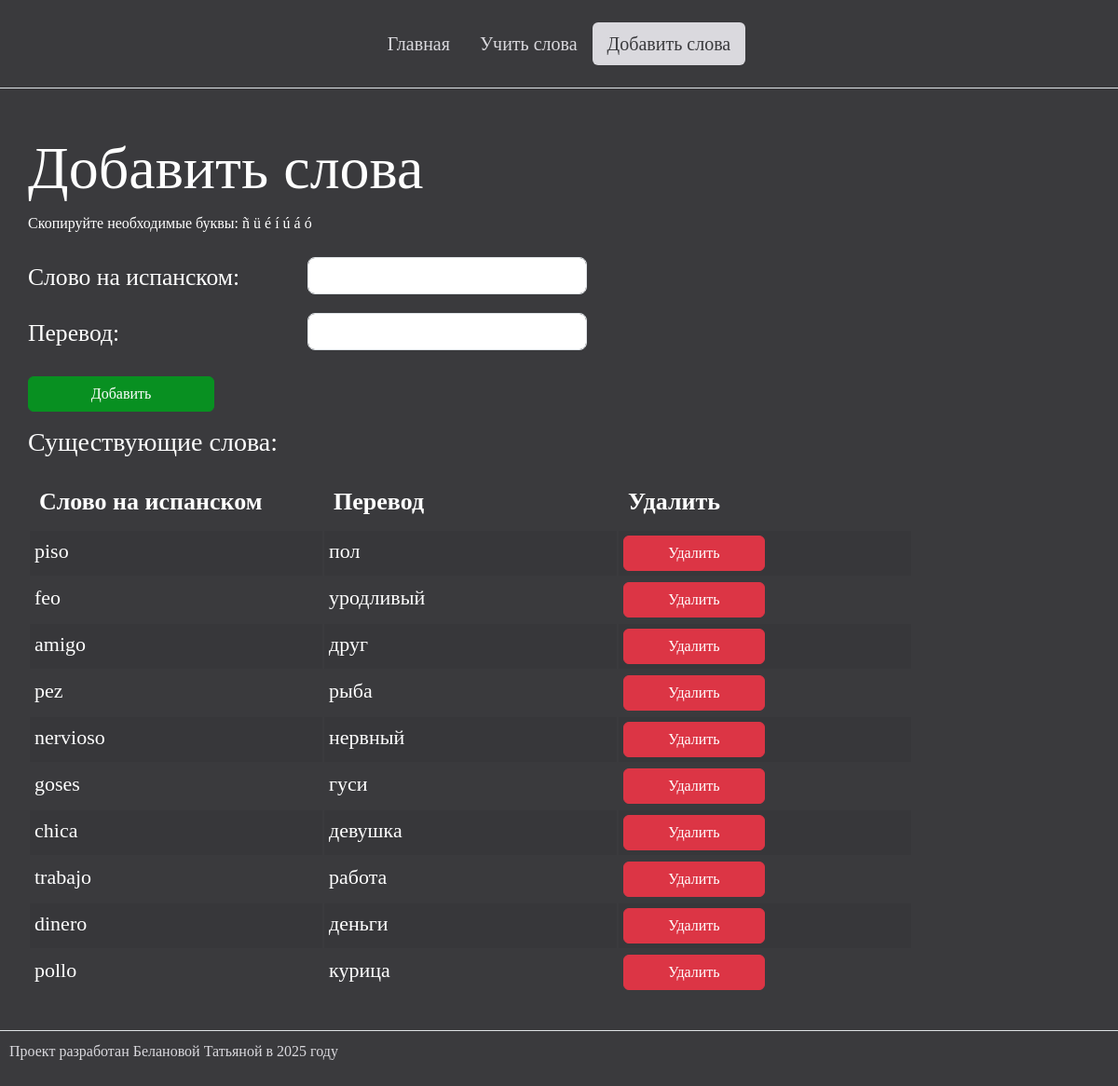
Page /add_words/ on the earlier database version.
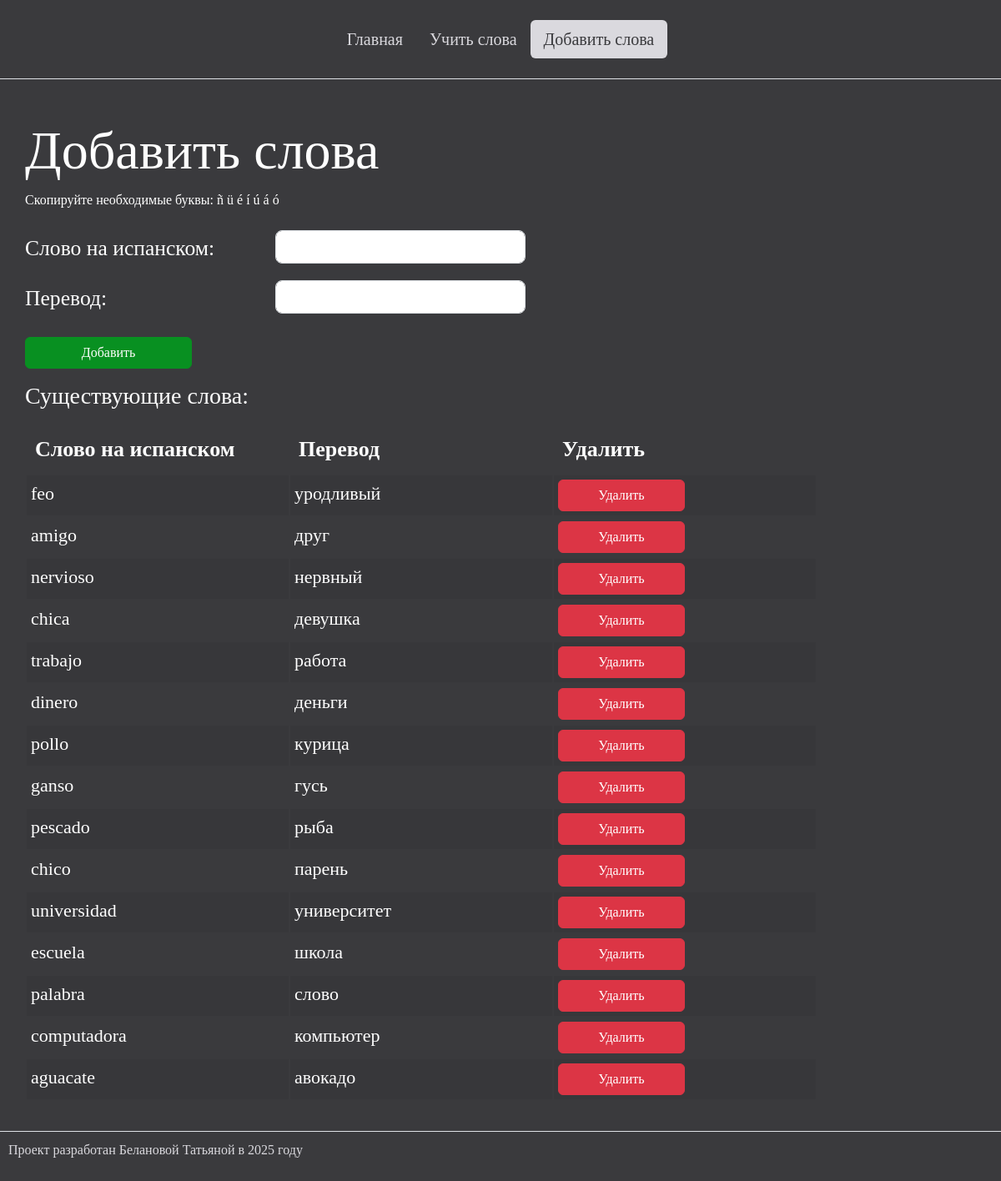
Same page on the later database version.
### my_site/models.py (models this page shows, shortened)
class WordCard(models.Model):
    spanish_word = models.CharField(max_length=100)
    russian_translation = models.CharField(max_length=100)

### my_site/views.py (the view, shortened to what this page needs)
# urls.py: path('add_words/', views.add_words, name='add_words'),
def add_words(request):
    form = WordForm()
    word_cards = WordCard.objects.all()
    return render(request, 'add_words.html', {'form': form, 'word_cards': word_cards})

### my_site/forms.py
class WordForm(forms.ModelForm):
    class Meta:
        model = WordCard
        fields = ('spanish_word', 'russian_translation')
        widgets = {
            'spanish_word': forms.TextInput(attrs={'class': 'form-control rounded-3 add-word-input'}),
            'russian_translation': forms.TextInput(attrs={'class': 'form-control rounded-3 add-word-input'})
        }

### templates/add_words.html (shortened to what this page needs)
{% extends 'base_page.html' %}
{% block content %}
    <h2>Добавить слова</h2>
    <p>Скопируйте необходимые буквы: ñ ü é í ú á ó</p>
    <form method="post" id="add-form" novalidate>
        <div class="d-flex flex-column py-2">
            <div class="d-flex justify-content-start align-items-center">
                <p style="font-size: 1.6em; width: 300px;" class="lead">Слово на испанском:</p>
                <div class="ms-10">
                    <input type="text" id="spanish_word" name="spanish_word" class="form-control rounded-3" style="width: 300px !important;" autocomplete="off">
                </div>
            </div>
            <div class="d-flex justify-content-start align-items-center">
                <p style="font-size: 1.6em; width: 300px;" class="lead">Перевод:</p>
                <div class="ms-10">
                    <input type="text" id="russian_translation" name="russian_translation" class="form-control rounded-3" style="width: 300px !important;" autocomplete="off">
                </div>
            </div>
        </div>
        <button type="submit" name="add_word" class="btn btn-primary mb-3" style="width: 200px">Добавить</button>
    </form>
    <h3>Существующие слова:</h3>
    <div class="d-flex gap-5 justify-content-start py-2">
        <div class="form-floating mb-1">
            <table class="table table-striped">
                <colgroup>
                    <col style='width: 33%;'>
                    <col style='width: 33%;'>
                    <col style='width: 33%;'>
                </colgroup>
                <thead>
                    <tr>
                        <th>Слово на испанском</th>
                        <th>Перевод</th>
                        <th>Удалить</th>
                    </tr>
                </thead>
                <tbody>
                    {% for card in word_cards %}
                        <tr>
                            <td>{{ card.spanish_word }}</td>
                            <td>{{ card.russian_translation }}</td>
                            <td>
                                <form method="post" action="{% url 'add_words' %}">
                                    <button type="submit" class="btn btn-danger w-50">Удалить</button>
                                </form>
                            </td>
                        </tr>
                    {% endfor %}
                </tbody>
            </table>
        </div>
    </div>
{% endblock %}

### templates/base_page.html (shortened to what this page needs)
<!DOCTYPE html>
<html lang="ru">
<head>
    {% load static %}
    <link href="{% static 'bootstrap.min.css' %}" rel="stylesheet">
    <link rel="stylesheet" href="{% static 'custom.css' %}">
</head>
<body>
    <main class="d-flex flex-column min-vh-100">
        <header class="d-flex justify-content-center py-4 border-bottom mb-5">
            <ul class="nav nav-pills">
                <li class="nav-item">
                    <a class="nav-link {% if request.path == '/' %}active{% endif %}" href="{% url 'home' %}">Главная</a>
                </li>
                <li class="nav-item">
                    <a class="nav-link {% if request.path == '/learn_words/' %}active{% endif %}" href="{% url 'learn_words' %}">Учить слова</a>
                </li>
                <li class="nav-item">
                    <a class="nav-link {% if request.path == '/add_words/' %}active{% endif %}" href="{% url 'add_words' %}">Добавить слова</a>
                </li>
            </ul>
        </header>
        <div class="content container col-xxl-8 px-1 py-3 flex-grow-1">
            {% block content %}{% endblock %}
        </div>
        <footer class="footer pt-3 mt-4 text-muted border-top">
            Проект разработан Белановой Татьяной в 2025 году
        </footer>
    </main>
</body>
</html>

### static/custom.css (style rules this page uses)
html, body { height: 100%!important; margin: 0!important; }
body { font-family: "Gotham Pro" !important; background-color: #3a3a3d !important; color: white; }
.content { flex: 1!important; }
.nav-link { font-size: 20px !important; color: #dad9de; }
.nav-link.active { background-color: #dad9de !important; transition: box-shadow 0.1s ease-in-out; color: #3a3a3d !important; }
h2 { font-size: 64px !important; }
.btn-primary { background-color: #089021!important; border-color: #089021!important; }
.container { padding: 0 !important; }
.footer { width: 100%!important; height: 60px!important; color: #dad9de !important; padding: 10px!important; }
.form-control { height: 40px!important; width: 100px ; font-size: 20px; margin-bottom: 20px; }
.table { width: 950px!important; margin: 0 auto!important; padding: 10rem!important; }
.table td, .table th { border: 2px solid #3a3a3d!important; }
.table th { color: white!important; font-size: 26px!important; padding: 10px; }
.table td { color: white!important; font-size: 22px!important; padding: 5px }

Differences in the rows shown:
removed WordCard: spanish_word "piso", russian_translation "пол"
removed WordCard: spanish_word "pez", russian_translation "рыба"
removed WordCard: spanish_word "goses", russian_translation "гуси"
added WordCard: spanish_word "ganso", russian_translation "гусь"
added WordCard: spanish_word "pescado", russian_translation "рыба"
added WordCard: spanish_word "chico", russian_translation "парень"
added WordCard: spanish_word "universidad", russian_translation "университет"
added WordCard: spanish_word "escuela", russian_translation "школа"
added WordCard: spanish_word "palabra", russian_translation "слово"
added WordCard: spanish_word "computadora", russian_translation "компьютер"
added WordCard: spanish_word "aguacate", russian_translation "авокадо"
